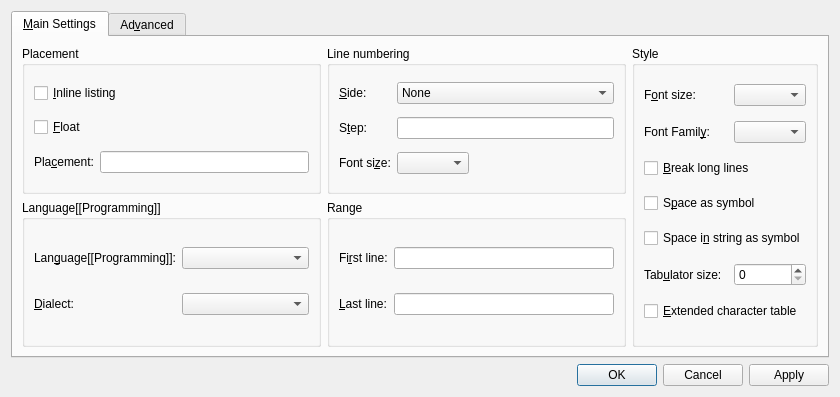
<?xml version="1.0" encoding="UTF-8"?>
<ui version="4.0">
 <class>ListingsUi</class>
 <widget class="QDialog" name="ListingsUi">
  <property name="geometry">
   <rect>
    <x>0</x>
    <y>0</y>
    <width>840</width>
    <height>397</height>
   </rect>
  </property>
  <property name="windowTitle">
   <string>Listing</string>
  </property>
  <layout class="QGridLayout" name="gridLayout_9">
   <item row="0" column="0">
    <widget class="QTabWidget" name="listingsTW">
     <property name="currentIndex">
      <number>0</number>
     </property>
     <widget class="QWidget" name="tab">
      <attribute name="title">
       <string>&amp;Main Settings</string>
      </attribute>
      <layout class="QGridLayout" name="gridLayout_6">
       <item row="0" column="0">
        <widget class="QGroupBox" name="placementGB">
         <property name="title">
          <string>Placement</string>
         </property>
         <property name="flat">
          <bool>true</bool>
         </property>
         <layout class="QGridLayout" name="gridLayout">
          <item row="0" column="0" colspan="2">
           <widget class="QCheckBox" name="inlineCB">
            <property name="toolTip">
             <string>Check for inline listings</string>
            </property>
            <property name="text">
             <string>&amp;Inline listing</string>
            </property>
           </widget>
          </item>
          <item row="1" column="0" colspan="2">
           <widget class="QCheckBox" name="floatCB">
            <property name="toolTip">
             <string>Check for floating listings</string>
            </property>
            <property name="text">
             <string>&amp;Float</string>
            </property>
           </widget>
          </item>
          <item row="2" column="0">
           <widget class="QLabel" name="captionL_5">
            <property name="text">
             <string>Pla&amp;cement:</string>
            </property>
            <property name="wordWrap">
             <bool>false</bool>
            </property>
            <property name="buddy">
             <cstring>placementLE</cstring>
            </property>
           </widget>
          </item>
          <item row="2" column="1">
           <widget class="QLineEdit" name="placementLE">
            <property name="toolTip">
             <string>Specify placement (htbp) for floating listings</string>
            </property>
            <property name="inputMethodHints">
             <set>Qt::ImhDigitsOnly|Qt::ImhLatinOnly</set>
            </property>
           </widget>
          </item>
         </layout>
        </widget>
       </item>
       <item row="0" column="1">
        <widget class="QGroupBox" name="numberstyleGB">
         <property name="title">
          <string>Line numbering</string>
         </property>
         <property name="flat">
          <bool>true</bool>
         </property>
         <layout class="QGridLayout" name="gridLayout_2">
          <item row="0" column="0">
           <widget class="QLabel" name="label">
            <property name="text">
             <string>&amp;Side:</string>
            </property>
            <property name="buddy">
             <cstring>numberSideCO</cstring>
            </property>
           </widget>
          </item>
          <item row="0" column="1">
           <widget class="QComboBox" name="numberSideCO">
            <property name="toolTip">
             <string>On which side should line numbers be printed?</string>
            </property>
            <item>
             <property name="text">
              <string>None</string>
             </property>
            </item>
            <item>
             <property name="text">
              <string>Left</string>
             </property>
            </item>
            <item>
             <property name="text">
              <string>Right</string>
             </property>
            </item>
           </widget>
          </item>
          <item row="1" column="0">
           <widget class="QLabel" name="stepnumberL">
            <property name="toolTip">
             <string/>
            </property>
            <property name="text">
             <string>S&amp;tep:</string>
            </property>
            <property name="wordWrap">
             <bool>false</bool>
            </property>
            <property name="buddy">
             <cstring>numberStepLE</cstring>
            </property>
           </widget>
          </item>
          <item row="1" column="1">
           <widget class="QLineEdit" name="numberStepLE">
            <property name="toolTip">
             <string>Difference between two numbered lines</string>
            </property>
            <property name="statusTip">
             <string/>
            </property>
            <property name="inputMethodHints">
             <set>Qt::ImhFormattedNumbersOnly</set>
            </property>
            <property name="text">
             <string/>
            </property>
            <property name="alignment">
             <set>Qt::AlignLeading</set>
            </property>
           </widget>
          </item>
          <item row="2" column="0">
           <widget class="QLabel" name="numberfontsizeL">
            <property name="text">
             <string>Font si&amp;ze:</string>
            </property>
            <property name="wordWrap">
             <bool>false</bool>
            </property>
            <property name="buddy">
             <cstring>numberFontSizeCO</cstring>
            </property>
           </widget>
          </item>
          <item row="2" column="1">
           <widget class="QComboBox" name="numberFontSizeCO">
            <property name="sizePolicy">
             <sizepolicy hsizetype="Fixed" vsizetype="Fixed">
              <horstretch>0</horstretch>
              <verstretch>0</verstretch>
             </sizepolicy>
            </property>
            <property name="toolTip">
             <string>Choose the font size for line numbers</string>
            </property>
            <property name="editable">
             <bool>false</bool>
            </property>
            <property name="duplicatesEnabled">
             <bool>false</bool>
            </property>
           </widget>
          </item>
         </layout>
        </widget>
       </item>
       <item row="0" column="2" rowspan="2">
        <widget class="QGroupBox" name="basicstyleGB">
         <property name="title">
          <string>Style</string>
         </property>
         <property name="flat">
          <bool>true</bool>
         </property>
         <layout class="QGridLayout" name="gridLayout_5">
          <item row="0" column="0">
           <widget class="QLabel" name="fontsize_label_3">
            <property name="text">
             <string>F&amp;ont size:</string>
            </property>
            <property name="wordWrap">
             <bool>false</bool>
            </property>
            <property name="buddy">
             <cstring>fontsizeCO</cstring>
            </property>
           </widget>
          </item>
          <item row="0" column="1">
           <widget class="QComboBox" name="fontsizeCO">
            <property name="sizePolicy">
             <sizepolicy hsizetype="Fixed" vsizetype="Fixed">
              <horstretch>0</horstretch>
              <verstretch>0</verstretch>
             </sizepolicy>
            </property>
            <property name="toolTip">
             <string>The content's base font size</string>
            </property>
            <property name="editable">
             <bool>false</bool>
            </property>
            <property name="duplicatesEnabled">
             <bool>false</bool>
            </property>
           </widget>
          </item>
          <item row="1" column="0">
           <widget class="QLabel" name="fontstyle_label_3">
            <property name="text">
             <string>Font Famil&amp;y:</string>
            </property>
            <property name="wordWrap">
             <bool>false</bool>
            </property>
            <property name="buddy">
             <cstring>fontstyleCO</cstring>
            </property>
           </widget>
          </item>
          <item row="1" column="1">
           <widget class="QComboBox" name="fontstyleCO">
            <property name="sizePolicy">
             <sizepolicy hsizetype="Fixed" vsizetype="Fixed">
              <horstretch>0</horstretch>
              <verstretch>0</verstretch>
             </sizepolicy>
            </property>
            <property name="toolTip">
             <string>The content's base font style</string>
            </property>
            <property name="editable">
             <bool>false</bool>
            </property>
            <property name="duplicatesEnabled">
             <bool>false</bool>
            </property>
           </widget>
          </item>
          <item row="2" column="0" colspan="2">
           <widget class="QCheckBox" name="breaklinesCB">
            <property name="toolTip">
             <string>Break lines longer than the linewidth</string>
            </property>
            <property name="text">
             <string>&amp;Break long lines</string>
            </property>
            <property name="shortcut">
             <number>276824130</number>
            </property>
           </widget>
          </item>
          <item row="3" column="0" colspan="2">
           <widget class="QCheckBox" name="spaceCB">
            <property name="toolTip">
             <string>Make spaces visible by a special symbol</string>
            </property>
            <property name="text">
             <string>S&amp;pace as symbol</string>
            </property>
            <property name="shortcut">
             <number>276824147</number>
            </property>
           </widget>
          </item>
          <item row="4" column="0" colspan="2">
           <widget class="QCheckBox" name="spaceInStringCB">
            <property name="toolTip">
             <string>Make spaces in strings visible by a special symbol</string>
            </property>
            <property name="text">
             <string>Space i&amp;n string as symbol</string>
            </property>
            <property name="shortcut">
             <number>276824147</number>
            </property>
           </widget>
          </item>
          <item row="5" column="0">
           <widget class="QLabel" name="tabsizeL">
            <property name="text">
             <string>Tab&amp;ulator size:</string>
            </property>
            <property name="buddy">
             <cstring>tabsizeSB</cstring>
            </property>
           </widget>
          </item>
          <item row="5" column="1">
           <widget class="QSpinBox" name="tabsizeSB"/>
          </item>
          <item row="6" column="0" colspan="2">
           <widget class="QCheckBox" name="extendedcharsCB">
            <property name="enabled">
             <bool>true</bool>
            </property>
            <property name="toolTip">
             <string>Use extended character table</string>
            </property>
            <property name="text">
             <string>&amp;Extended character table</string>
            </property>
            <property name="shortcut">
             <number>276824133</number>
            </property>
           </widget>
          </item>
         </layout>
        </widget>
       </item>
       <item row="1" column="0">
        <widget class="QGroupBox" name="languageGB">
         <property name="title">
          <string>Language[[Programming]]</string>
         </property>
         <property name="flat">
          <bool>true</bool>
         </property>
         <layout class="QGridLayout" name="gridLayout_3">
          <item row="0" column="0">
           <widget class="QLabel" name="languageLBL">
            <property name="text">
             <string>Lan&amp;guage[[Programming]]:</string>
            </property>
            <property name="buddy">
             <cstring>languageCO</cstring>
            </property>
           </widget>
          </item>
          <item row="0" column="1">
           <widget class="QComboBox" name="languageCO">
            <property name="toolTip">
             <string>Select the programming language</string>
            </property>
            <property name="inputMethodHints">
             <set>Qt::ImhDigitsOnly|Qt::ImhLatinOnly</set>
            </property>
           </widget>
          </item>
          <item row="1" column="0">
           <widget class="QLabel" name="dialectLBL">
            <property name="text">
             <string>&amp;Dialect:</string>
            </property>
            <property name="buddy">
             <cstring>dialectCO</cstring>
            </property>
           </widget>
          </item>
          <item row="1" column="1">
           <widget class="QComboBox" name="dialectCO">
            <property name="toolTip">
             <string>Select the dialect of the programming language, if available</string>
            </property>
            <property name="inputMethodHints">
             <set>Qt::ImhDigitsOnly|Qt::ImhLatinOnly</set>
            </property>
           </widget>
          </item>
         </layout>
        </widget>
       </item>
       <item row="1" column="1">
        <widget class="QGroupBox" name="rangeGB">
         <property name="title">
          <string>Range</string>
         </property>
         <property name="flat">
          <bool>true</bool>
         </property>
         <layout class="QGridLayout" name="gridLayout_4">
          <item row="0" column="0">
           <widget class="QLabel" name="numberfontsizeL_3">
            <property name="text">
             <string>Fi&amp;rst line:</string>
            </property>
            <property name="wordWrap">
             <bool>false</bool>
            </property>
            <property name="buddy">
             <cstring>firstlineLE</cstring>
            </property>
           </widget>
          </item>
          <item row="0" column="1">
           <widget class="QLineEdit" name="firstlineLE">
            <property name="toolTip">
             <string>The first line to be printed</string>
            </property>
            <property name="inputMethodHints">
             <set>Qt::ImhFormattedNumbersOnly</set>
            </property>
            <property name="text">
             <string/>
            </property>
            <property name="alignment">
             <set>Qt::AlignLeading</set>
            </property>
           </widget>
          </item>
          <item row="1" column="0">
           <widget class="QLabel" name="numberfontsizeL_2">
            <property name="text">
             <string>&amp;Last line:</string>
            </property>
            <property name="wordWrap">
             <bool>false</bool>
            </property>
            <property name="buddy">
             <cstring>lastlineLE</cstring>
            </property>
           </widget>
          </item>
          <item row="1" column="1">
           <widget class="QLineEdit" name="lastlineLE">
            <property name="toolTip">
             <string>The last line to be printed</string>
            </property>
            <property name="inputMethodHints">
             <set>Qt::ImhFormattedNumbersOnly</set>
            </property>
            <property name="text">
             <string/>
            </property>
            <property name="alignment">
             <set>Qt::AlignLeading</set>
            </property>
           </widget>
          </item>
         </layout>
        </widget>
       </item>
      </layout>
     </widget>
     <widget class="QWidget" name="tab_2">
      <attribute name="title">
       <string>Ad&amp;vanced</string>
      </attribute>
      <layout class="QGridLayout" name="gridLayout_8">
       <item row="0" column="0">
        <widget class="QGroupBox" name="listingsGB">
         <property name="sizePolicy">
          <sizepolicy hsizetype="Fixed" vsizetype="Fixed">
           <horstretch>0</horstretch>
           <verstretch>0</verstretch>
          </sizepolicy>
         </property>
         <property name="title">
          <string>More Parameters</string>
         </property>
         <property name="flat">
          <bool>true</bool>
         </property>
         <layout class="QGridLayout" name="gridLayout_7">
          <item row="0" column="0">
           <widget class="QSplitter" name="splitter">
            <property name="orientation">
             <enum>Qt::Horizontal</enum>
            </property>
            <widget class="QTextBrowser" name="listingsTB">
             <property name="maximumSize">
              <size>
               <width>16777215</width>
               <height>16777215</height>
              </size>
             </property>
             <property name="acceptDrops">
              <bool>false</bool>
             </property>
             <property name="toolTip">
              <string>Feedback window</string>
             </property>
             <property name="frameShape">
              <enum>QFrame::Box</enum>
             </property>
             <property name="frameShadow">
              <enum>QFrame::Plain</enum>
             </property>
             <property name="acceptRichText">
              <bool>false</bool>
             </property>
            </widget>
            <widget class="QTextEdit" name="listingsED">
             <property name="sizePolicy">
              <sizepolicy hsizetype="Fixed" vsizetype="Fixed">
               <horstretch>0</horstretch>
               <verstretch>0</verstretch>
              </sizepolicy>
             </property>
             <property name="toolTip">
              <string>Input listing parameters here. Enter ? for a list of parameters.</string>
             </property>
            </widget>
           </widget>
          </item>
          <item row="1" column="0">
           <widget class="QCheckBox" name="bypassCB">
            <property name="toolTip">
             <string>Check it to enter parameters that are not recognizable by LyX</string>
            </property>
            <property name="text">
             <string>&amp;Bypass validation</string>
            </property>
           </widget>
          </item>
         </layout>
        </widget>
       </item>
      </layout>
     </widget>
    </widget>
   </item>
   <item row="1" column="0">
    <layout class="QHBoxLayout" name="horizontalLayout">
     <item>
      <widget class="QDialogButtonBox" name="buttonBox">
       <property name="standardButtons">
        <set>QDialogButtonBox::Apply|QDialogButtonBox::Cancel|QDialogButtonBox::Ok</set>
       </property>
      </widget>
     </item>
    </layout>
   </item>
  </layout>
 </widget>
 <tabstops>
  <tabstop>listingsTW</tabstop>
  <tabstop>inlineCB</tabstop>
  <tabstop>floatCB</tabstop>
  <tabstop>placementLE</tabstop>
  <tabstop>languageCO</tabstop>
  <tabstop>dialectCO</tabstop>
  <tabstop>numberSideCO</tabstop>
  <tabstop>numberStepLE</tabstop>
  <tabstop>numberFontSizeCO</tabstop>
  <tabstop>firstlineLE</tabstop>
  <tabstop>lastlineLE</tabstop>
  <tabstop>fontsizeCO</tabstop>
  <tabstop>fontstyleCO</tabstop>
  <tabstop>breaklinesCB</tabstop>
  <tabstop>spaceCB</tabstop>
  <tabstop>spaceInStringCB</tabstop>
  <tabstop>extendedcharsCB</tabstop>
  <tabstop>listingsTB</tabstop>
  <tabstop>listingsED</tabstop>
 </tabstops>
 <includes>
  <include location="local">qt_i18n.h</include>
 </includes>
 <resources/>
 <connections/>
</ui>
